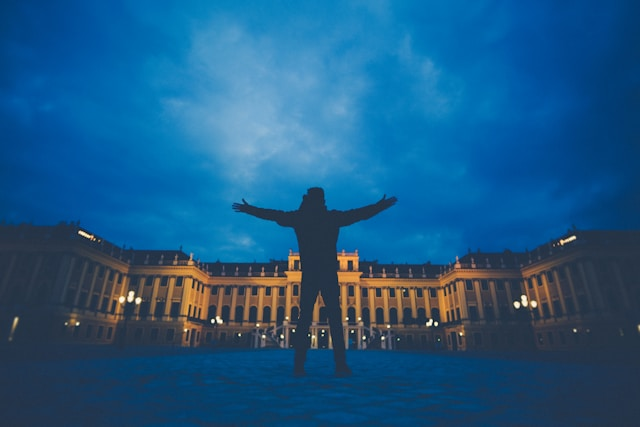
#> input picture image.jpg, 640 x 427 px
$ python 3.py
#> lines starting #> are read from the running program, lines starting #| are printed output that depends on the picture
import cv2

# Load an image
img = cv2.imread('image.jpg')
#> img is the input picture: shape (427, 640, 3); mean B, G, R 132.2, 89, 29.2

# Draw a line
cv2.line(img, (100, 100), (300, 300), (0, 255, 0), 2)

# Draw a rectangle
cv2.rectangle(img, (200, 150), (400, 350), (255, 0, 0), 2)

# Draw a circle
cv2.circle(img, (300, 200), 50, (0, 0, 255), 2)

# Draw an ellipse
cv2.ellipse(img, (400, 250), (100, 50), 0, 0, 180, (255, 255, 0), 2)

# Put text
cv2.putText(img, 'OpenCV', (50, 50), cv2.FONT_HERSHEY_SIMPLEX, 1, (255, 255, 255), 2)
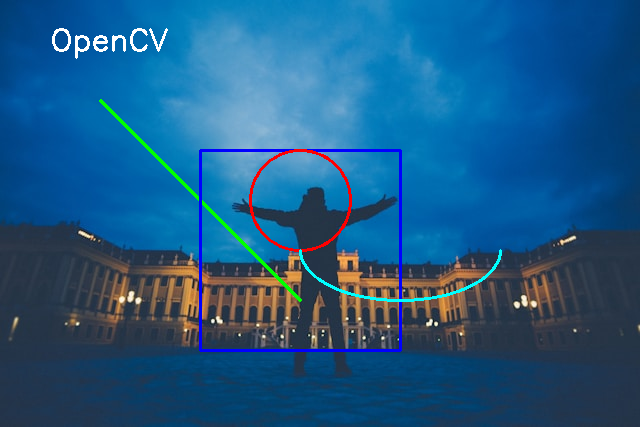
#> img: shape (427, 640, 3); mean B, G, R 132.9, 89.2, 30

# Display the annotated image
cv2.imshow('Annotated Image', img)
cv2.waitKey(0)
cv2.destroyAllWindows()
